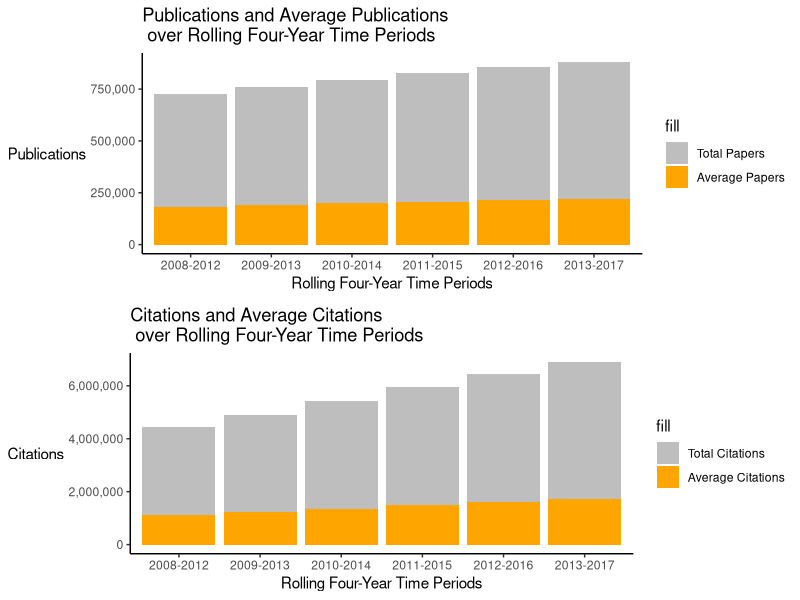

R code for this plot:
#Load Tidy Verse...Of Course
library(tidyverse)
library(scales)
library(ggplot2)
#Create Data Frame
TimeFrame <- c("2008-2012", "2009-2013", "2010-2014", "2011-2015", "2012-2016", "2013-2017")
Total_Papers <- c(727203,759829,793113,827858,854283, 879859)
Total_Citations <- c(4452645,4882752,5410158,5963893,6453814,6892757)
Average_Papers <- c(181800.75,189957.25,198278.25,206964.5,213570.75,219964.75)
Average_Citations <- c(1113161.25,1220688,1352539.5,1490973.25,1613453.5,1723189.25)
df <- data.frame(TimeFrame, Total_Papers, Total_Citations, Average_Papers, Average_Citations)

p1 <- ggplot(df) +
  geom_col(aes(TimeFrame,Total_Papers,fill ="gray")) +
  geom_col(aes(TimeFrame,Average_Papers, fill ="orange")) +
  labs(title = "Publications and Average Publications\n over Rolling Four-Year Time Periods",
       x ="Rolling Four-Year Time Periods",
       y = "Publications",
       col = "") +
  scale_y_continuous(labels = comma) +
  scale_fill_manual(values = c("gray", "orange"), labels = c("Total Papers","Average Papers"), drop = FALSE) +
  theme_classic() +
  theme(axis.title.y = element_text(angle = 0, vjust = 0.5))
                
p2 <- ggplot(df) +
  geom_col(aes(TimeFrame,Total_Citations,fill ="gray")) +
  geom_col(aes(TimeFrame,Average_Citations,fill ="orange")) +
  labs(title = "Citations and Average Citations\n over Rolling Four-Year Time Periods",
       x ="Rolling Four-Year Time Periods",
       y = "Citations") +
  scale_y_continuous(labels = comma) +
  scale_fill_manual(values = c("gray", "orange"), labels = c("Total Citations","Average Citations"), drop = FALSE) +
  theme_classic() +
  theme(axis.title.y = element_text(angle = 0, vjust = 0.5))

multiplot <- function(..., plotlist=NULL, file, cols=1, layout=NULL) {
  library(grid)
  
  # Make a list from the ... arguments and plotlist
  plots <- c(list(...), plotlist)
  
  numPlots = length(plots)
  
  # If layout is NULL, then use 'cols' to determine layout
  if (is.null(layout)) {
    # Make the panel
    # ncol: Number of columns of plots
    # nrow: Number of rows needed, calculated from # of cols
    layout <- matrix(seq(1, cols * ceiling(numPlots/cols)),
                     ncol = cols, nrow = ceiling(numPlots/cols))
  }
  
  if (numPlots==1) {
    print(plots[[1]])
    
  } else {
    # Set up the page
    grid.newpage()
    pushViewport(viewport(layout = grid.layout(nrow(layout), ncol(layout))))
    
    # Make each plot, in the correct location
    for (i in 1:numPlots) {
      # Get the i,j matrix positions of the regions that contain this subplot
      matchidx <- as.data.frame(which(layout == i, arr.ind = TRUE))
      
      print(plots[[i]], vp = viewport(layout.pos.row = matchidx$row,
                                      layout.pos.col = matchidx$col))
    }
  }
}

multiplot(p1,p2)
